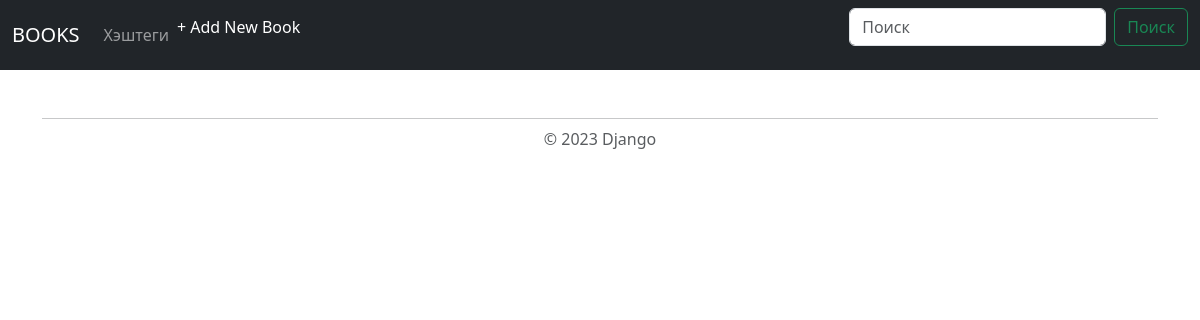
/cloth/product_list/, run on an earlier commit of the app's database.
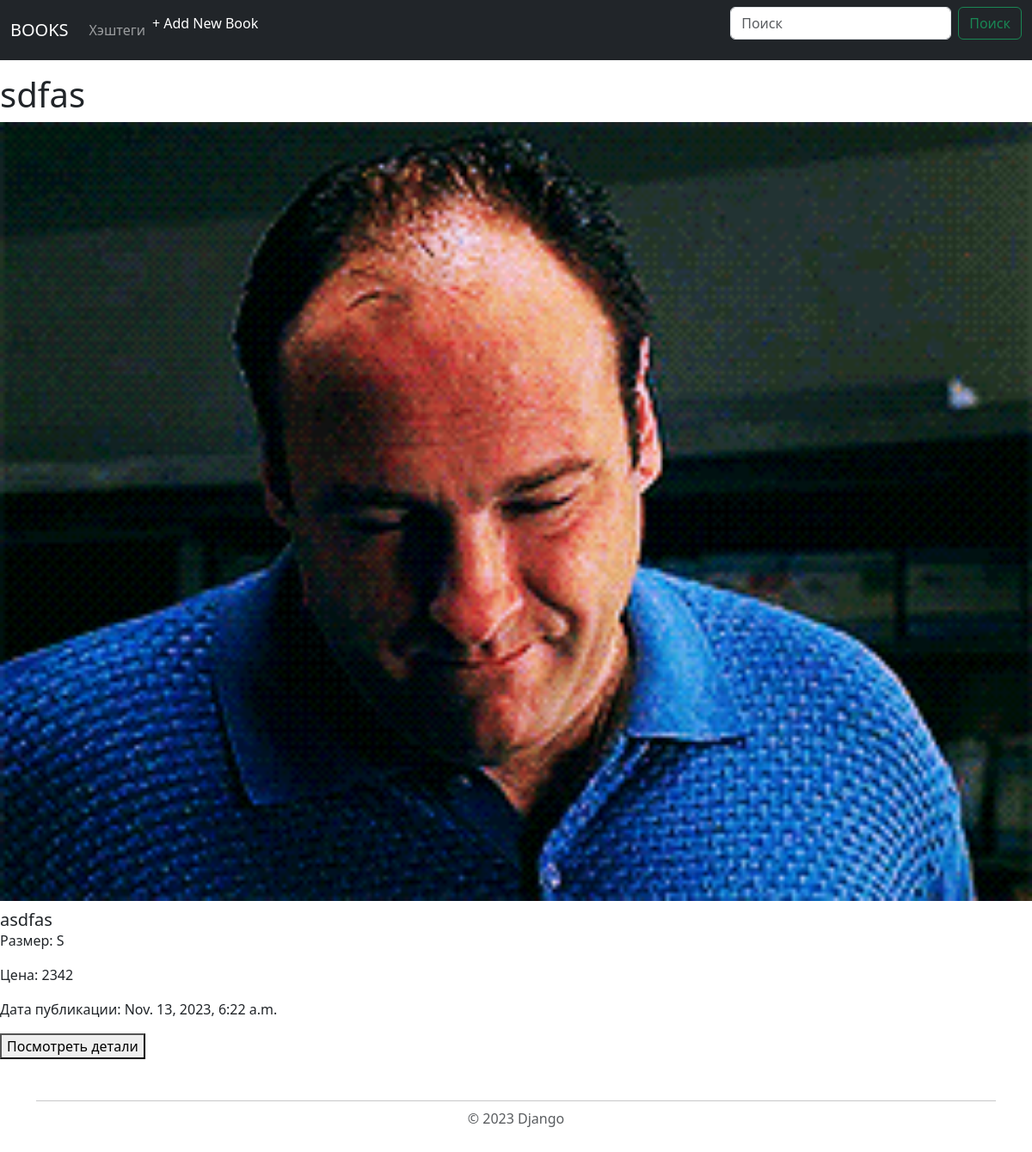
And on a later commit of the database.
### cloth/models.py (models this page shows, shortened)
class ProductCL(models.Model):
    TYPE = (
        ("MEN", "MEN"),
        ("WOMEN", "WOMEN"),
        ("KIDS", "KIDS"),
    )
    SIZES = (
        ("S", "S"),
        ("M", "M"),
        ("L", "L"),
        ("XL", "XL"),
        ("XXL", "XXL"),
        ("All sizes available", "All sizes available")
    )
    name = models.CharField(max_length=100)
    image = models.ImageField(upload_to="")
    description = models.TextField(blank=True)
    type = models.CharField(max_length=100, choices=TYPE, default=TYPE[0])
    size = models.CharField(max_length=25, choices=SIZES, default=SIZES[0])
    price = models.CharField(max_length=20)
    tag = models.ManyToManyField(TagCL, related_name="content_name")
    created_at = models.DateTimeField(auto_now_add=True)

### cloth/views.py (the view)
# urls.py: path('cloth/product_list/', views.ProductListView.as_view(), name='product_list'),
class ProductListView(ListView):
    queryset = ProductCL.objects.filter().order_by('-id')
    template_name = "cloth/product_list.html"
    def get_queryset(self):
        return self.queryset

### templates/cloth/product_list.html (shortened to what this page needs)
{% include "header.html" %}
<html lang="en">
<head>
</head>
<body>
<div class="books">
        {%for cloth in object_list %}
        <div class="book" >
            <h1>{{cloth.name}}</h1>
            <div class="book_image">
            <img src="{{cloth.image.url}}" class="card-img-top" alt="...">
            </div>
            <div class="book_info" style="padding-top:10px">
                <h5 class="card-title">{{cloth.description}}</h5>
                <p class="card-text">Размер: {{cloth.size}}</p>
                <p class="card-text">Цена: {{cloth.price}}</p>
                <p class="card-text">Дата публикации: {{cloth.created_at}}</p>
                <a href=" {% url 'cloth_detail' id=cloth.id %}"><button class="detail_btn" >Посмотреть детали</button></a>
                </div>
        </div>
        {% endfor %}
    </div>
</body>
</html>
{% include 'footer.html' %}

What changed in the data, as far as the page shows it:
added ProductCL: name "sdfas", image (picture), description "asdfas", size "S", price "2342", created_at "Nov. 13, 2023, 6:22 a.m."
